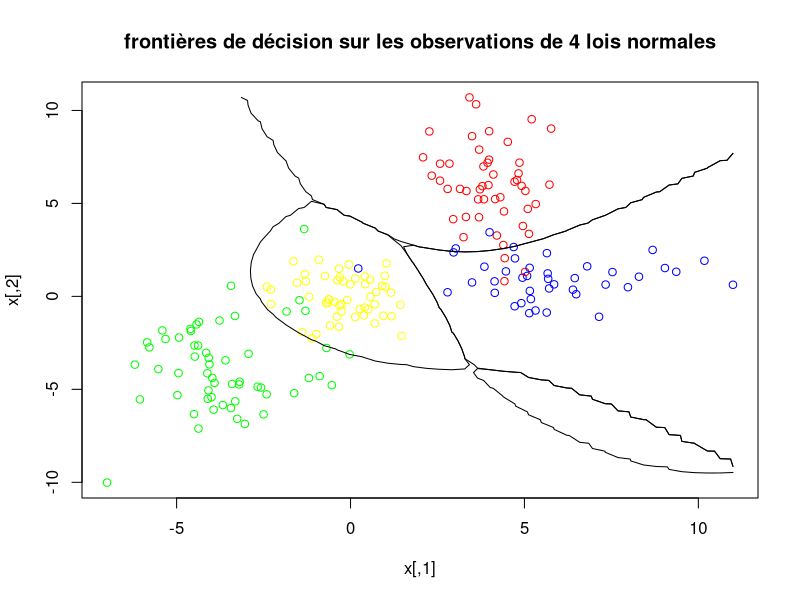
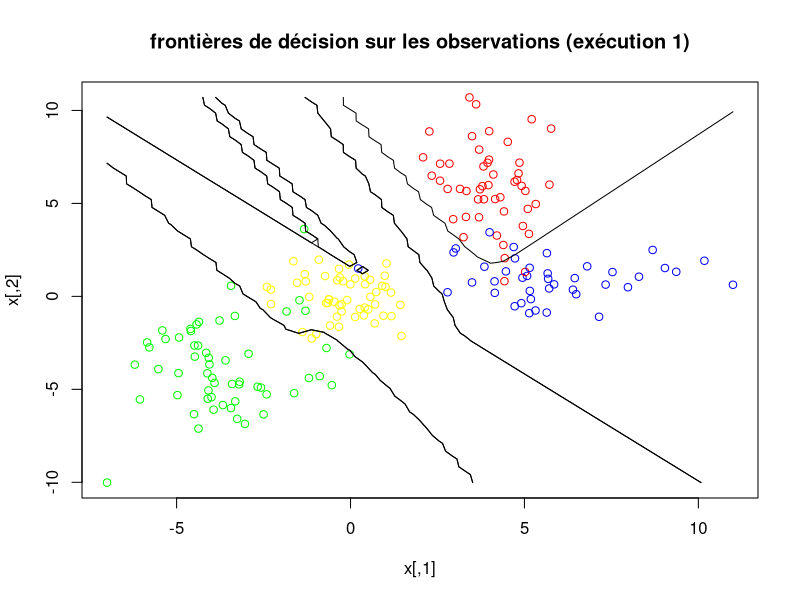
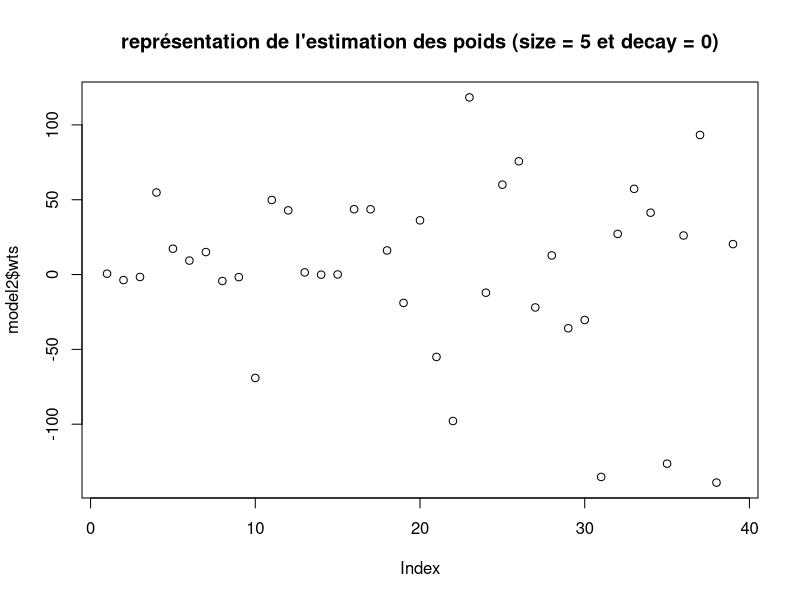
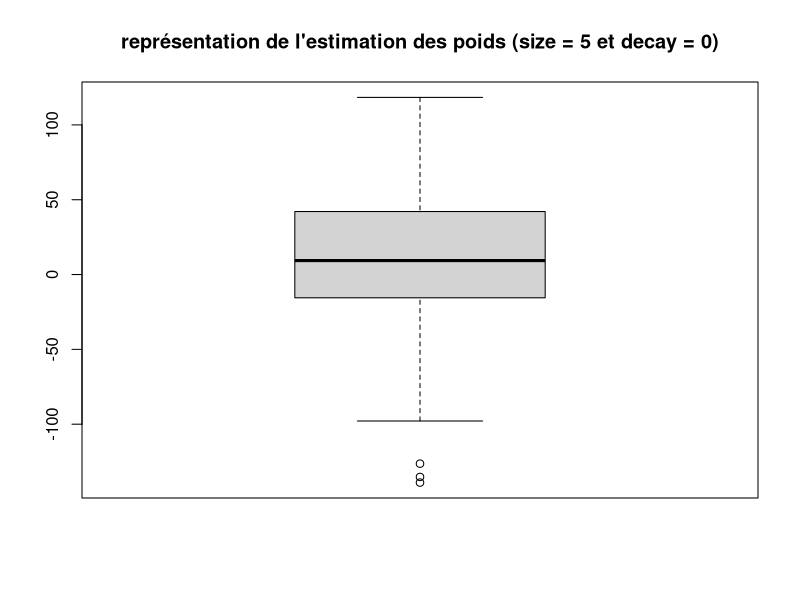
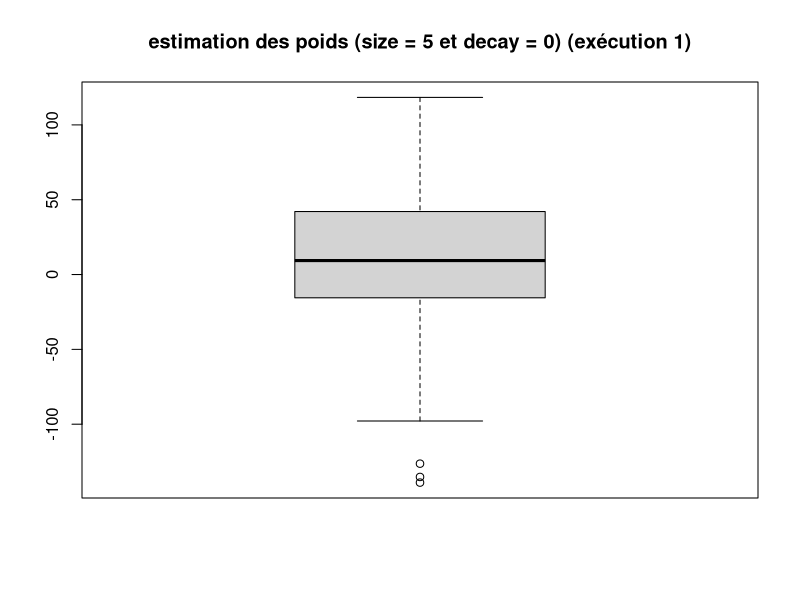
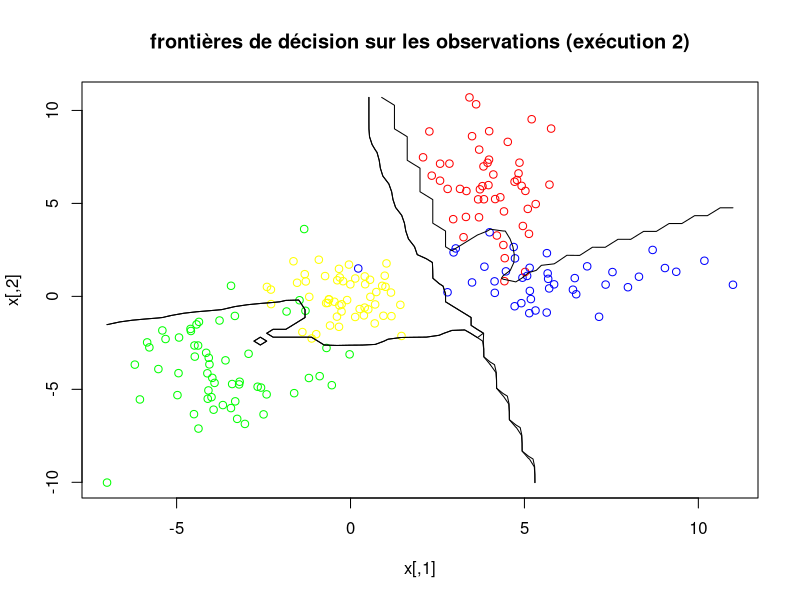
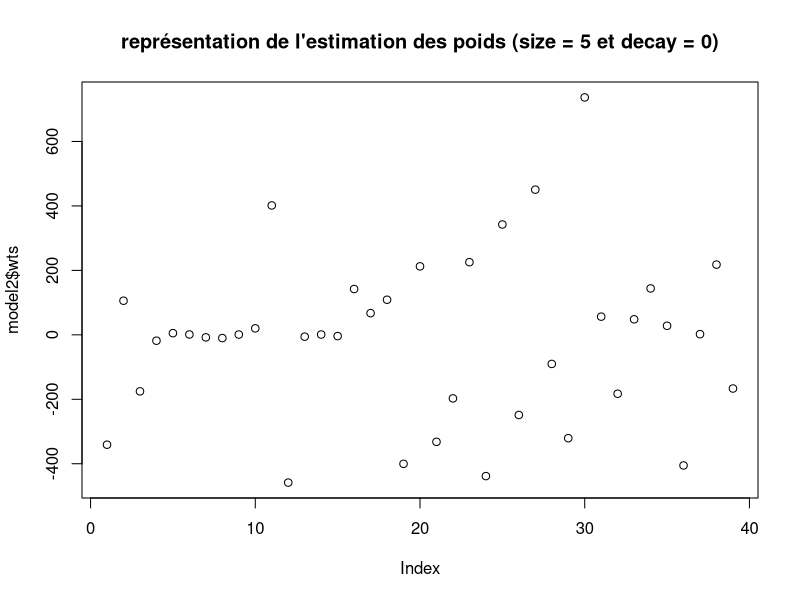
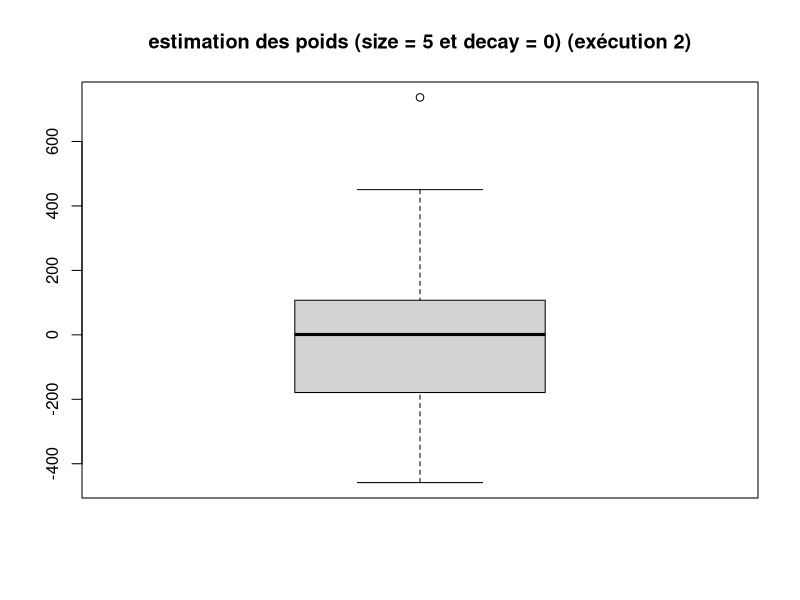

The R script that drew these images, in order: (Note: this script raises an error after producing the figures.)
# UV : SY19 - TP03
# Exercice 2
# Auteurs : Alice Ngwembou - Antoine Hars
# Fichier : exercice2.R

library(MASS)
library(nnet)

set.seed(1)

# QUESTION 1

# 1.
p1 <- 0.25
p2 <-0.25
p3 <- 0.25
p4 <- 0.25
n <- 200

s1 <- c(1, 2)
s2 <- c(2, 1)
s3 <- c(1.5, 2)
s4 <- c(1, 1)

s <- rbind(s1, s2, s3, s4)

m1 <- c(4, 6)
m2 <- c(6, 1)
m3 <- c(-4, -4)
m4 <- c(0, 0)

m <- rbind(m1, m2, m3, m4)

c <- sample(c(1, 2, 3, 4), size = n, prob = c(p1, p2, p3, p4), replace = TRUE)
x <- cbind(rnorm(n, m[c,1], s[c,1]), rnorm(n, m[c,2], s[c,2]))

couleur <- rep("red", n)
couleur[c==2] <- "blue"
couleur[c==3] <- "green"
couleur[c==4] <- "yellow"

png("plots/frontiere_bayes_q1_1.png")
plot(x, col = couleur, main = "frontières de décision sur les observations de 4 lois normales")

# Frontiere de Bayes
len <- 50

xp <- seq(min(x[,1]), max(x[,1]), length = len)
yp <- seq(min(x[,2]), max(x[,2]), length = len)

grille <- expand.grid(z1 = xp, z2 = yp)

Z <- p1 * dnorm(grille[,1], m[1,1], s[1,1]) * dnorm(grille[,2], m[1,2], s[1,2])
Z <- cbind(Z, p2 * dnorm(grille[,1], m[2,1], s[2,1]) * dnorm(grille[,2], m[2,2], s[2,2]))
Z <- cbind(Z, p3 * dnorm(grille[,1], m[3,1], s[3,1]) * dnorm(grille[,2], m[3,2], s[3,2]))
Z <- cbind(Z, p4 * dnorm(grille[,1], m[4,1], s[4,1]) * dnorm(grille[,2], m[4,2], s[4,2]))

zp <- Z[,4] - pmax(Z[,3], Z[,2], Z[,1])
contour(xp, yp, matrix(zp, len), add = TRUE, levels = 0, drawlabels = FALSE)

zp <- Z[,1] - pmax(Z[,2], Z[,3], Z[,4])
contour(xp, yp, matrix(zp, len), add = TRUE, levels = 0, drawlabels = FALSE)

zp <- Z[,2] - pmax(Z[,1], Z[,3], Z[,4])
contour(xp, yp, matrix(zp, len), add = TRUE, levels = 0, drawlabels = FALSE)
dev.off()

# 2.
# Donner la règle de Bayes

# 3.
# Développer la règle de Bayes pour arriver à la solution

##############################################################################

# QUESTION 2
T <- class.ind(couleur)
model1 <- nnet(x, T, size = 1, decay = 0, softmax = TRUE, maxit = 500)

# Valeur des poids
model1$wts

# Proba à postériori d'appartenance aux classes
Z1 <- predict(model1, grille)

#boxplot(model1$wts)


# 1.
model2 <- nnet(x, T, size = 5, decay = 0, softmax = TRUE, maxit = 500)
model2$wts
Z2 <- predict(model2, grille)

png("plots/frontiere_bayes_q2_1.png")
plot(x, col = couleur, main = "frontières de décision sur les observations (exécution 1)")
zp <- Z2[,4] - pmax(Z2[,3], Z2[,2], Z2[,1])
contour(xp, yp, matrix(zp, len), add = TRUE, levels = 0, drawlabels = FALSE)
zp <- Z2[,1] - pmax(Z2[,2], Z2[,3], Z2[,4])
contour(xp, yp, matrix(zp, len), add = TRUE, levels = 0, drawlabels = FALSE)
zp <- Z2[,2] - pmax(Z2[,1], Z2[,3], Z2[,4])
contour(xp, yp, matrix(zp, len), add = TRUE, levels = 0, drawlabels = FALSE)
dev.off()

# 2.
# Dessin de chaque composante du poids.
png("plots/poids_q2_2_1.png")
plot(model2$wts, main = "représentation de l'estimation des poids (size = 5 et decay = 0)")
dev.off()

png("plots/poids_q2_2_2.png")
boxplot(model2$wts, main = "représentation de l'estimation des poids (size = 5 et decay = 0)")
dev.off()

png("plots/poids_q2_2_3.png")
boxplot(model2$wts, main = "estimation des poids (size = 5 et decay = 0) (exécution 1)")
dev.off()

# 3.
# à répéter plusieurs fois.
model2 <- nnet(x, T, size = 5, decay = 0, softmax = TRUE, maxit = 500)
model2 <- nnet(x, T, size = 5, decay = 0, softmax = TRUE, maxit = 500)
model2 <- nnet(x, T, size = 5, decay = 0, softmax = TRUE, maxit = 500)
model2 <- nnet(x, T, size = 5, decay = 0, softmax = TRUE, maxit = 500)
model2$wts
Z2 <- predict(model2, grille)

png("plots/frontiere_bayes_q2_2.png")
plot(x, col = couleur, main = "frontières de décision sur les observations (exécution 2)")
zp <- Z2[,4] - pmax(Z2[,3], Z2[,2], Z2[,1])
contour(xp, yp, matrix(zp, len), add = TRUE, levels = 0, drawlabels = FALSE)
zp <- Z2[,1] - pmax(Z2[,2], Z2[,3], Z2[,4])
contour(xp, yp, matrix(zp, len), add = TRUE, levels = 0, drawlabels = FALSE)
zp <- Z2[,2] - pmax(Z2[,1], Z2[,3], Z2[,4])
contour(xp, yp, matrix(zp, len), add = TRUE, levels = 0, drawlabels = FALSE)
dev.off()

png("plots/poids_q2_3_1.png")
plot(model2$wts, main = "représentation de l'estimation des poids (size = 5 et decay = 0)")
dev.off()

png("plots/poids_q2_3_2.png")
boxplot(model2$wts, main = "estimation des poids (size = 5 et decay = 0) (exécution 2)")
dev.off()

# Nous n'obtenons pas les mêmes résultats à chaque fois pour l'estimation
# des poids et des frontières de décision.

# 4.
# Le générateur de nombre aléatoire de R n'est pas réinitialisé
# donc nous n'obtenons pas les mêmes frontières.

##############################################################################

# QUESTION 3.

# 1.
set.seed(1)
T <- class.ind(couleur)
model1 <- nnet(x, T, size = 1, decay = 0, softmax = TRUE, maxit = 500)
set.seed(1)
model2 <- nnet(x, T, size = 2, decay = 0, softmax = TRUE, maxit = 500)
set.seed(1)
model3 <- nnet(x, T, size = 3, decay = 0, softmax = TRUE, maxit = 500)
set.seed(1)
model4 <- nnet(x, T, size = 4, decay = 0, softmax = TRUE, maxit = 500)
set.seed(1)
model5 <- nnet(x, T, size = 5, decay = 0, softmax = TRUE, maxit = 500)
set.seed(1)
model6 <- nnet(x, T, size = 6, decay = 0, softmax = TRUE, maxit = 500)
set.seed(1)
model7 <- nnet(x, T, size = 7, decay = 0, softmax = TRUE, maxit = 500)
set.seed(1)
model8 <- nnet(x, T, size = 8, decay = 0, softmax = TRUE, maxit = 500)
set.seed(1)
model9 <- nnet(x, T, size = 9, decay = 0, softmax = TRUE, maxit = 500)
set.seed(1)
model10 <- nnet(x, T, size = 10, decay = 0, softmax = TRUE, maxit = 500)

png("plots/poids_q3_1.png")
boxplot(model1$wts, model2$wts, model3$wts, model4$wts, model5$wts, model6$wts, model7$wts, model8$wts, model9$wts, model10$wts, main = "Evolution du poids en fonction de size")
dev.off()

#plot(model1$wts, ylim = c(-5, 5), col = "blue")
#plot(model2$wts, ylim = c(-5, 5), col = "red")
#plot(model3$wts, ylim = c(-5, 5), col = "cyan")
#plot(model4$wts, ylim = c(-5, 5), col = "black")
#plot(model5$wts, ylim = c(-5, 5), col = "green")
#plot(model6$wts, ylim = c(-5, 5), col = "orange")
#plot(model7$wts, ylim = c(-5, 5), col = "yellow")
#plot(model8$wts, ylim = c(-5, 5), col = "pink")
#plot(model9$wts, ylim = c(-5, 5), col = "maroon")
#plot(model10$wts, ylim = c(-5, 5), col = "violet")

# Commenter le nombre de poids à estimer..

# 2.
Z1 <- predict(model1, grille)
Z2 <- predict(model2, grille)
Z3 <- predict(model3, grille)
Z4 <- predict(model4, grille)
Z5 <- predict(model5, grille)
Z6 <- predict(model6, grille)
Z7 <- predict(model7, grille)
Z8 <- predict(model8, grille)
Z9 <- predict(model9, grille)
Z10 <- predict(model10, grille)

png("plots/frontiere_bayes_q3_2_1.png")
plot(x, col = couleur, main = "frontières de décision sur les observations (size = 1) (1)")
zp <- Z1[,4] - pmax(Z1[,3], Z1[,2], Z1[,1])
contour(xp, yp, matrix(zp, len), add = TRUE, levels = 0, drawlabels = FALSE)
zp <- Z1[,1] - pmax(Z1[,2], Z1[,3], Z1[,4])
contour(xp, yp, matrix(zp, len), add = TRUE, levels = 0, drawlabels = FALSE)
zp <- Z1[,2] - pmax(Z1[,1], Z1[,3], Z1[,4])
contour(xp, yp, matrix(zp, len), add = TRUE, levels = 0, drawlabels = FALSE)
dev.off()

png("plots/frontiere_bayes_q3_2_2.png")
plot(x, col = couleur, main = "frontières de décision sur les observations (size = 2) (1)")
zp <- Z2[,4] - pmax(Z2[,3], Z2[,2], Z2[,1])
contour(xp, yp, matrix(zp, len), add = TRUE, levels = 0, drawlabels = FALSE)
zp <- Z2[,1] - pmax(Z2[,2], Z2[,3], Z2[,4])
contour(xp, yp, matrix(zp, len), add = TRUE, levels = 0, drawlabels = FALSE)
zp <- Z2[,2] - pmax(Z2[,1], Z2[,3], Z2[,4])
contour(xp, yp, matrix(zp, len), add = TRUE, levels = 0, drawlabels = FALSE)
dev.off()

png("plots/frontiere_bayes_q3_2_3.png")
plot(x, col = couleur, main = "frontières de décision sur les observations (size = 3) (1)")
zp <- Z3[,4] - pmax(Z3[,3], Z3[,2], Z3[,1])
contour(xp, yp, matrix(zp, len), add = TRUE, levels = 0, drawlabels = FALSE)
zp <- Z3[,1] - pmax(Z3[,2], Z3[,3], Z3[,4])
contour(xp, yp, matrix(zp, len), add = TRUE, levels = 0, drawlabels = FALSE)
zp <- Z3[,2] - pmax(Z3[,1], Z3[,3], Z3[,4])
contour(xp, yp, matrix(zp, len), add = TRUE, levels = 0, drawlabels = FALSE)
dev.off()

png("plots/frontiere_bayes_q3_2_4.png")
plot(x, col = couleur, main = "frontières de décision sur les observations (size = 4) (1)")
zp <- Z4[,4] - pmax(Z4[,3], Z4[,2], Z4[,1])
contour(xp, yp, matrix(zp, len), add = TRUE, levels = 0, drawlabels = FALSE)
zp <- Z4[,1] - pmax(Z4[,2], Z4[,3], Z4[,4])
contour(xp, yp, matrix(zp, len), add = TRUE, levels = 0, drawlabels = FALSE)
zp <- Z4[,2] - pmax(Z4[,1], Z4[,3], Z4[,4])
contour(xp, yp, matrix(zp, len), add = TRUE, levels = 0, drawlabels = FALSE)
dev.off()

png("plots/frontiere_bayes_q3_2_5.png")
plot(x, col = couleur, main = "frontières de décision sur les observations (size = 5) (1)")
zp <- Z5[,4] - pmax(Z5[,3], Z5[,2], Z5[,1])
contour(xp, yp, matrix(zp, len), add = TRUE, levels = 0, drawlabels = FALSE)
zp <- Z5[,1] - pmax(Z5[,2], Z5[,3], Z5[,4])
contour(xp, yp, matrix(zp, len), add = TRUE, levels = 0, drawlabels = FALSE)
zp <- Z5[,2] - pmax(Z5[,1], Z5[,3], Z5[,4])
contour(xp, yp, matrix(zp, len), add = TRUE, levels = 0, drawlabels = FALSE)
dev.off()

png("plots/frontiere_bayes_q3_2_6.png")
plot(x, col = couleur, main = "frontières de décision sur les observations (size = 6) (1)")
zp <- Z6[,4] - pmax(Z6[,3], Z6[,2], Z6[,1])
contour(xp, yp, matrix(zp, len), add = TRUE, levels = 0, drawlabels = FALSE)
zp <- Z6[,1] - pmax(Z6[,2], Z6[,3], Z6[,4])
contour(xp, yp, matrix(zp, len), add = TRUE, levels = 0, drawlabels = FALSE)
zp <- Z6[,2] - pmax(Z6[,1], Z6[,3], Z6[,4])
contour(xp, yp, matrix(zp, len), add = TRUE, levels = 0, drawlabels = FALSE)
dev.off()

png("plots/frontiere_bayes_q3_2_7.png")
plot(x, col = couleur, main = "frontières de décision sur les observations (size = 7) (1)")
zp <- Z7[,4] - pmax(Z7[,3], Z7[,2], Z7[,1])
contour(xp, yp, matrix(zp, len), add = TRUE, levels = 0, drawlabels = FALSE)
zp <- Z7[,1] - pmax(Z7[,2], Z7[,3], Z7[,4])
contour(xp, yp, matrix(zp, len), add = TRUE, levels = 0, drawlabels = FALSE)
zp <- Z7[,2] - pmax(Z7[,1], Z7[,3], Z7[,4])
contour(xp, yp, matrix(zp, len), add = TRUE, levels = 0, drawlabels = FALSE)
dev.off()

png("plots/frontiere_bayes_q3_2_8.png")
plot(x, col = couleur, main = "frontières de décision sur les observations (size = 8) (1)")
zp <- Z8[,4] - pmax(Z8[,3], Z8[,2], Z8[,1])
contour(xp, yp, matrix(zp, len), add = TRUE, levels = 0, drawlabels = FALSE)
zp <- Z8[,1] - pmax(Z8[,2], Z8[,3], Z8[,4])
contour(xp, yp, matrix(zp, len), add = TRUE, levels = 0, drawlabels = FALSE)
zp <- Z8[,2] - pmax(Z8[,1], Z8[,3], Z8[,4])
contour(xp, yp, matrix(zp, len), add = TRUE, levels = 0, drawlabels = FALSE)
dev.off()

png("plots/frontiere_bayes_q3_2_9.png")
plot(x, col = couleur, main = "frontières de décision sur les observations (size = 9) (1)")
zp <- Z9[,4] - pmax(Z9[,3], Z9[,2], Z9[,1])
contour(xp, yp, matrix(zp, len), add = TRUE, levels = 0, drawlabels = FALSE)
zp <- Z9[,1] - pmax(Z9[,2], Z9[,3], Z9[,4])
contour(xp, yp, matrix(zp, len), add = TRUE, levels = 0, drawlabels = FALSE)
zp <- Z9[,2] - pmax(Z9[,1], Z9[,3], Z9[,4])
contour(xp, yp, matrix(zp, len), add = TRUE, levels = 0, drawlabels = FALSE)
dev.off()

png("plots/frontiere_bayes_q3_2_10.png")
plot(x, col = couleur, main = "frontières de décision sur les observations (size = 10) (1)")
zp <- Z10[,4] - pmax(Z10[,3], Z10[,2], Z10[,1])
contour(xp, yp, matrix(zp, len), add = TRUE, levels = 0, drawlabels = FALSE)
zp <- Z10[,1] - pmax(Z10[,2], Z10[,3], Z10[,4])
contour(xp, yp, matrix(zp, len), add = TRUE, levels = 0, drawlabels = FALSE)
zp <- Z10[,2] - pmax(Z10[,1], Z10[,3], Z10[,4])
contour(xp, yp, matrix(zp, len), add = TRUE, levels = 0, drawlabels = FALSE)
dev.off()

# Calcul de la probabilité d'erreur
pred1 <- predict(model1, x)
pred2 <- predict(model2, x)
pred3 <- predict(model3, x)
pred4 <- predict(model4, x)
pred5 <- predict(model5, x)
pred6 <- predict(model6, x)
pred7 <- predict(model7, x)
pred8 <- predict(model8, x)
pred9 <- predict(model9, x)
pred10 <- predict(model10, x)

classes_predict <- function(pred) {

	n = dim(pred)[1]
	m = dim(pred)[2]
	for (i in 1:n) {
		mm = max(pred[i,])
		for (j in 1:m) {
			if (pred[i,j] == mm) {
				pred[i,j] = 1
			} else {
				pred[i,j] = 0
			}
		}
	}
	return(pred)
}

cp1 = classes_predict(pred1)
cp2 = classes_predict(pred2)
cp3 = classes_predict(pred3)
cp4 = classes_predict(pred4)
cp5 = classes_predict(pred5)
cp6 = classes_predict(pred6)
cp7 = classes_predict(pred7)
cp8 = classes_predict(pred8)
cp9 = classes_predict(pred9)
cp10 = classes_predict(pred10)

proba_erreur_emp <- function(T, CP) {

	proba = 0
	n = dim(T)[1]
	m = dim(T)[2]
	for (i in 1:n) {
		CP[i,] = T[i,] - CP[i,]
		comp = 0
		for (j in 1:m) {
			if (CP[i,j] == 0) {
				comp = comp + 1
			}
		}
		if (comp != m) {
			proba = proba + 1
		}
	}
	return(proba / n)
}

proba1 = proba_erreur_emp(T, cp1)
proba2 = proba_erreur_emp(T, cp2)
proba3 = proba_erreur_emp(T, cp3)
proba4 = proba_erreur_emp(T, cp4)
proba5 = proba_erreur_emp(T, cp5)
proba6 = proba_erreur_emp(T, cp6)
proba7 = proba_erreur_emp(T, cp7)
proba8 = proba_erreur_emp(T, cp8)
proba9 = proba_erreur_emp(T, cp9)
proba10 = proba_erreur_emp(T, cp10)

probas = c(proba1, proba2, proba3, proba4, proba5, proba6, proba7, proba8, proba9, proba10)
png("plots/probas_erreur_q3_1.png")
plot(probas, main = "Evolution des probabilité d'erreur en fonction de size", col = "red")
dev.off()

# 3.
set.seed(1)
T <- class.ind(couleur)
model1 <- nnet(x, T, size = 1, decay = 0, softmax = TRUE, maxit = 500)
set.seed(1)
model2 <- nnet(x, T, size = 2, decay = 0, softmax = TRUE, maxit = 500)
set.seed(1)
model3 <- nnet(x, T, size = 3, decay = 0, softmax = TRUE, maxit = 500)
set.seed(1)
model4 <- nnet(x, T, size = 4, decay = 0, softmax = TRUE, maxit = 500)
set.seed(1)
model5 <- nnet(x, T, size = 5, decay = 0, softmax = TRUE, maxit = 500)
set.seed(1)
model6 <- nnet(x, T, size = 6, decay = 0, softmax = TRUE, maxit = 500)
set.seed(1)
model7 <- nnet(x, T, size = 7, decay = 0, softmax = TRUE, maxit = 500)
set.seed(1)
model8 <- nnet(x, T, size = 8, decay = 0, softmax = TRUE, maxit = 500)
set.seed(1)
model9 <- nnet(x, T, size = 9, decay = 0, softmax = TRUE, maxit = 500)
set.seed(1)
model10 <- nnet(x, T, size = 10, decay = 0, softmax = TRUE, maxit = 500)

png("plots/poids_q3_3.png")
boxplot(model1$wts, model2$wts, model3$wts, model4$wts, model5$wts, model6$wts, model7$wts, model8$wts, model9$wts, model10$wts, main = "Evolution du poids en fonction de size")
dev.off()

Z1 <- predict(model1, grille)
Z2 <- predict(model2, grille)
Z3 <- predict(model3, grille)
Z4 <- predict(model4, grille)
Z5 <- predict(model5, grille)
Z6 <- predict(model6, grille)
Z7 <- predict(model7, grille)
Z8 <- predict(model8, grille)
Z9 <- predict(model9, grille)
Z10 <- predict(model10, grille)

png("plots/frontiere_bayes_q3_3_1.png")
plot(x, col = couleur, main = "frontières de décision sur les observations (size = 1) (2)")
zp <- Z1[,4] - pmax(Z1[,3], Z1[,2], Z1[,1])
contour(xp, yp, matrix(zp, len), add = TRUE, levels = 0, drawlabels = FALSE)
zp <- Z1[,1] - pmax(Z1[,2], Z1[,3], Z1[,4])
contour(xp, yp, matrix(zp, len), add = TRUE, levels = 0, drawlabels = FALSE)
zp <- Z1[,2] - pmax(Z1[,1], Z1[,3], Z1[,4])
contour(xp, yp, matrix(zp, len), add = TRUE, levels = 0, drawlabels = FALSE)
dev.off()

png("plots/frontiere_bayes_q3_3_2.png")
plot(x, col = couleur, main = "frontières de décision sur les observations (size = 2) (2)")
zp <- Z2[,4] - pmax(Z2[,3], Z2[,2], Z2[,1])
contour(xp, yp, matrix(zp, len), add = TRUE, levels = 0, drawlabels = FALSE)
zp <- Z2[,1] - pmax(Z2[,2], Z2[,3], Z2[,4])
contour(xp, yp, matrix(zp, len), add = TRUE, levels = 0, drawlabels = FALSE)
zp <- Z2[,2] - pmax(Z2[,1], Z2[,3], Z2[,4])
contour(xp, yp, matrix(zp, len), add = TRUE, levels = 0, drawlabels = FALSE)
dev.off()

png("plots/frontiere_bayes_q3_3_3.png")
plot(x, col = couleur, main = "frontières de décision sur les observations (size = 3) (2)")
zp <- Z3[,4] - pmax(Z3[,3], Z3[,2], Z3[,1])
contour(xp, yp, matrix(zp, len), add = TRUE, levels = 0, drawlabels = FALSE)
zp <- Z3[,1] - pmax(Z3[,2], Z3[,3], Z3[,4])
contour(xp, yp, matrix(zp, len), add = TRUE, levels = 0, drawlabels = FALSE)
zp <- Z3[,2] - pmax(Z3[,1], Z3[,3], Z3[,4])
contour(xp, yp, matrix(zp, len), add = TRUE, levels = 0, drawlabels = FALSE)
dev.off()

png("plots/frontiere_bayes_q3_3_4.png")
plot(x, col = couleur, main = "frontières de décision sur les observations (size = 4) (2)")
zp <- Z4[,4] - pmax(Z4[,3], Z4[,2], Z4[,1])
contour(xp, yp, matrix(zp, len), add = TRUE, levels = 0, drawlabels = FALSE)
zp <- Z4[,1] - pmax(Z4[,2], Z4[,3], Z4[,4])
contour(xp, yp, matrix(zp, len), add = TRUE, levels = 0, drawlabels = FALSE)
zp <- Z4[,2] - pmax(Z4[,1], Z4[,3], Z4[,4])
contour(xp, yp, matrix(zp, len), add = TRUE, levels = 0, drawlabels = FALSE)
dev.off()

png("plots/frontiere_bayes_q3_3_5.png")
plot(x, col = couleur, main = "frontières de décision sur les observations (size = 5) (2)")
zp <- Z5[,4] - pmax(Z5[,3], Z5[,2], Z5[,1])
contour(xp, yp, matrix(zp, len), add = TRUE, levels = 0, drawlabels = FALSE)
zp <- Z5[,1] - pmax(Z5[,2], Z5[,3], Z5[,4])
contour(xp, yp, matrix(zp, len), add = TRUE, levels = 0, drawlabels = FALSE)
zp <- Z5[,2] - pmax(Z5[,1], Z5[,3], Z5[,4])
contour(xp, yp, matrix(zp, len), add = TRUE, levels = 0, drawlabels = FALSE)
dev.off()

png("plots/frontiere_bayes_q3_3_6.png")
plot(x, col = couleur, main = "frontières de décision sur les observations (size = 6) (2)")
zp <- Z6[,4] - pmax(Z6[,3], Z6[,2], Z6[,1])
contour(xp, yp, matrix(zp, len), add = TRUE, levels = 0, drawlabels = FALSE)
zp <- Z6[,1] - pmax(Z6[,2], Z6[,3], Z6[,4])
contour(xp, yp, matrix(zp, len), add = TRUE, levels = 0, drawlabels = FALSE)
zp <- Z6[,2] - pmax(Z6[,1], Z6[,3], Z6[,4])
contour(xp, yp, matrix(zp, len), add = TRUE, levels = 0, drawlabels = FALSE)
dev.off()

png("plots/frontiere_bayes_q3_3_7.png")
plot(x, col = couleur, main = "frontières de décision sur les observations (size = 7) (2)")
zp <- Z7[,4] - pmax(Z7[,3], Z7[,2], Z7[,1])
contour(xp, yp, matrix(zp, len), add = TRUE, levels = 0, drawlabels = FALSE)
zp <- Z7[,1] - pmax(Z7[,2], Z7[,3], Z7[,4])
contour(xp, yp, matrix(zp, len), add = TRUE, levels = 0, drawlabels = FALSE)
zp <- Z7[,2] - pmax(Z7[,1], Z7[,3], Z7[,4])
contour(xp, yp, matrix(zp, len), add = TRUE, levels = 0, drawlabels = FALSE)
dev.off()

png("plots/frontiere_bayes_q3_3_8.png")
plot(x, col = couleur, main = "frontières de décision sur les observations (size = 8) (2)")
zp <- Z8[,4] - pmax(Z8[,3], Z8[,2], Z8[,1])
contour(xp, yp, matrix(zp, len), add = TRUE, levels = 0, drawlabels = FALSE)
zp <- Z8[,1] - pmax(Z8[,2], Z8[,3], Z8[,4])
contour(xp, yp, matrix(zp, len), add = TRUE, levels = 0, drawlabels = FALSE)
zp <- Z8[,2] - pmax(Z8[,1], Z8[,3], Z8[,4])
contour(xp, yp, matrix(zp, len), add = TRUE, levels = 0, drawlabels = FALSE)
dev.off()

png("plots/frontiere_bayes_q3_3_9.png")
plot(x, col = couleur, main = "frontières de décision sur les observations (size = 9) (2)")
zp <- Z9[,4] - pmax(Z9[,3], Z9[,2], Z9[,1])
contour(xp, yp, matrix(zp, len), add = TRUE, levels = 0, drawlabels = FALSE)
zp <- Z9[,1] - pmax(Z9[,2], Z9[,3], Z9[,4])
contour(xp, yp, matrix(zp, len), add = TRUE, levels = 0, drawlabels = FALSE)
zp <- Z9[,2] - pmax(Z9[,1], Z9[,3], Z9[,4])
contour(xp, yp, matrix(zp, len), add = TRUE, levels = 0, drawlabels = FALSE)
dev.off()

png("plots/frontiere_bayes_q3_3_10.png")
plot(x, col = couleur, main = "frontières de décision sur les observations (size = 10) (2)")
zp <- Z10[,4] - pmax(Z10[,3], Z10[,2], Z10[,1])
contour(xp, yp, matrix(zp, len), add = TRUE, levels = 0, drawlabels = FALSE)
zp <- Z10[,1] - pmax(Z10[,2], Z10[,3], Z10[,4])
contour(xp, yp, matrix(zp, len), add = TRUE, levels = 0, drawlabels = FALSE)
zp <- Z10[,2] - pmax(Z10[,1], Z10[,3], Z10[,4])
contour(xp, yp, matrix(zp, len), add = TRUE, levels = 0, drawlabels = FALSE)
dev.off()

# 4.
# Commentaires sur la variabilité des modèles en fonction de size.
# Graphe Pe en fonction de Size

# Calcul de la probabilité d'erreur
pred1 <- predict(model1, x)
pred2 <- predict(model2, x)
pred3 <- predict(model3, x)
pred4 <- predict(model4, x)
pred5 <- predict(model5, x)
pred6 <- predict(model6, x)
pred7 <- predict(model7, x)
pred8 <- predict(model8, x)
pred9 <- predict(model9, x)
pred10 <- predict(model10, x)

cp1 = classes_predict(pred1)
cp2 = classes_predict(pred2)
cp3 = classes_predict(pred3)
cp4 = classes_predict(pred4)
cp5 = classes_predict(pred5)
cp6 = classes_predict(pred6)
cp7 = classes_predict(pred7)
cp8 = classes_predict(pred8)
cp9 = classes_predict(pred9)
cp10 = classes_predict(pred10)

proba1 = proba_erreur_emp(T, cp1)
proba2 = proba_erreur_emp(T, cp2)
proba3 = proba_erreur_emp(T, cp3)
proba4 = proba_erreur_emp(T, cp4)
proba5 = proba_erreur_emp(T, cp5)
proba6 = proba_erreur_emp(T, cp6)
proba7 = proba_erreur_emp(T, cp7)
proba8 = proba_erreur_emp(T, cp8)
proba9 = proba_erreur_emp(T, cp9)
proba10 = proba_erreur_emp(T, cp10)

probas = c(proba1, proba2, proba3, proba4, proba5, proba6, proba7, proba8, proba9, proba10)
png("plots/probas_erreur_q3_3.png")
plot(probas, main = "Evolution des probabilité d'erreur en fonction de size", col = "red")
dev.off()

##############################################################################

# QUESTION 4.
set.seed(1)
T <- class.ind(couleur)
model1 <- nnet(x, T, size = 5, decay = 0.001, softmax = TRUE, maxit = 500)
set.seed(1)
T <- class.ind(couleur)
model2 <- nnet(x, T, size = 5, decay = 0.01, softmax = TRUE, maxit = 500)
set.seed(1)
T <- class.ind(couleur)
model3 <- nnet(x, T, size = 5, decay = 0.1, softmax = TRUE, maxit = 500)
set.seed(1)
T <- class.ind(couleur)
model4 <- nnet(x, T, size = 5, decay = 1, softmax = TRUE, maxit = 500)
set.seed(1)
T <- class.ind(couleur)
model5 <- nnet(x, T, size = 5, decay = 10, softmax = TRUE, maxit = 500)
set.seed(1)
T <- class.ind(couleur)
model6 <- nnet(x, T, size = 5, decay = 100, softmax = TRUE, maxit = 500)

Z1 <- predict(model1, grille)
Z2 <- predict(model2, grille)
Z3 <- predict(model3, grille)
Z4 <- predict(model4, grille)
Z5 <- predict(model5, grille)
Z6 <- predict(model6, grille)

png("plots/frontiere_bayes_q4_1.png")
plot(x, col = couleur, main = "frontières de décision sur les observations (decay = 0.001)")
zp <- Z1[,4] - pmax(Z1[,3], Z1[,2], Z1[,1])
contour(xp, yp, matrix(zp, len), add = TRUE, levels = 0, drawlabels = FALSE)
zp <- Z1[,1] - pmax(Z1[,2], Z1[,3], Z1[,4])
contour(xp, yp, matrix(zp, len), add = TRUE, levels = 0, drawlabels = FALSE)
zp <- Z1[,2] - pmax(Z1[,1], Z1[,3], Z1[,4])
contour(xp, yp, matrix(zp, len), add = TRUE, levels = 0, drawlabels = FALSE)
dev.off()

png("plots/frontiere_bayes_q4_2.png")
plot(x, col = couleur, main = "frontières de décision sur les observations (decay = 0.01)")
zp <- Z2[,4] - pmax(Z2[,3], Z2[,2], Z2[,1])
contour(xp, yp, matrix(zp, len), add = TRUE, levels = 0, drawlabels = FALSE)
zp <- Z2[,1] - pmax(Z2[,2], Z2[,3], Z2[,4])
contour(xp, yp, matrix(zp, len), add = TRUE, levels = 0, drawlabels = FALSE)
zp <- Z2[,2] - pmax(Z2[,1], Z2[,3], Z2[,4])
contour(xp, yp, matrix(zp, len), add = TRUE, levels = 0, drawlabels = FALSE)
dev.off()

png("plots/frontiere_bayes_q4_3.png")
plot(x, col = couleur, main = "frontières de décision sur les observations (decay = 0.1)")
zp <- Z3[,4] - pmax(Z3[,3], Z3[,2], Z3[,1])
contour(xp, yp, matrix(zp, len), add = TRUE, levels = 0, drawlabels = FALSE)
zp <- Z3[,1] - pmax(Z3[,2], Z3[,3], Z3[,4])
contour(xp, yp, matrix(zp, len), add = TRUE, levels = 0, drawlabels = FALSE)
zp <- Z3[,2] - pmax(Z3[,1], Z3[,3], Z3[,4])
contour(xp, yp, matrix(zp, len), add = TRUE, levels = 0, drawlabels = FALSE)
dev.off()

png("plots/frontiere_bayes_q4_4.png")
plot(x, col = couleur, main = "frontières de décision sur les observations (decay = 1)")
zp <- Z4[,4] - pmax(Z4[,3], Z4[,2], Z4[,1])
contour(xp, yp, matrix(zp, len), add = TRUE, levels = 0, drawlabels = FALSE)
zp <- Z4[,1] - pmax(Z4[,2], Z4[,3], Z4[,4])
contour(xp, yp, matrix(zp, len), add = TRUE, levels = 0, drawlabels = FALSE)
zp <- Z4[,2] - pmax(Z4[,1], Z4[,3], Z4[,4])
contour(xp, yp, matrix(zp, len), add = TRUE, levels = 0, drawlabels = FALSE)
dev.off()

png("plots/frontiere_bayes_q4_5.png")
plot(x, col = couleur, main = "frontières de décision sur les observations (decay = 10)")
zp <- Z5[,4] - pmax(Z5[,3], Z5[,2], Z5[,1])
contour(xp, yp, matrix(zp, len), add = TRUE, levels = 0, drawlabels = FALSE)
zp <- Z5[,1] - pmax(Z5[,2], Z5[,3], Z5[,4])
contour(xp, yp, matrix(zp, len), add = TRUE, levels = 0, drawlabels = FALSE)
zp <- Z5[,2] - pmax(Z5[,1], Z5[,3], Z5[,4])
contour(xp, yp, matrix(zp, len), add = TRUE, levels = 0, drawlabels = FALSE)
dev.off()

png("plots/frontiere_bayes_q4_6.png")
plot(x, col = couleur, main = "frontières de décision sur les observations (decay = 100)")
zp <- Z6[,4] - pmax(Z6[,3], Z6[,2], Z6[,1])
contour(xp, yp, matrix(zp, len), add = TRUE, levels = 0, drawlabels = FALSE)
zp <- Z6[,1] - pmax(Z6[,2], Z6[,3], Z6[,4])
contour(xp, yp, matrix(zp, len), add = TRUE, levels = 0, drawlabels = FALSE)
zp <- Z6[,2] - pmax(Z6[,1], Z6[,3], Z6[,4])
contour(xp, yp, matrix(zp, len), add = TRUE, levels = 0, drawlabels = FALSE)
dev.off()

# decay : paramètre de pénalisation / régularisation, qui influence la précision du modèle.
# Plus il est petit, plus le modèle proposé est complexe, plus il est grand, moins il est complexe et généraliste.

# 2.
png("plots/poids_q4_2.png")
boxplot(model1$wts, model2$wts, model3$wts, model4$wts, model5$wts, model6$wts, main = "Evolution du poids en fonction de decay")
dev.off()
#plot(model1$wts, ylim = c(-5, 5))
#plot(model2$wts, ylim = c(-5, 5))
#plot(model3$wts, ylim = c(-5, 5))
#plot(model4$wts, ylim = c(-5, 5))
#plot(model5$wts, ylim = c(-5, 5))
#plot(model6$wts, ylim = c(-5, 5))

# 3.
# Calcul de la probabilité d'erreur
pred1 <- predict(model1, x)
pred2 <- predict(model2, x)
pred3 <- predict(model3, x)
pred4 <- predict(model4, x)
pred5 <- predict(model5, x)
pred6 <- predict(model6, x)

cp1 = classes_predict(pred1)
cp2 = classes_predict(pred2)
cp3 = classes_predict(pred3)
cp4 = classes_predict(pred4)
cp5 = classes_predict(pred5)
cp6 = classes_predict(pred6)

proba1 = proba_erreur_emp(T, cp1)
proba2 = proba_erreur_emp(T, cp2)
proba3 = proba_erreur_emp(T, cp3)
proba4 = proba_erreur_emp(T, cp4)
proba5 = proba_erreur_emp(T, cp5)
proba6 = proba_erreur_emp(T, cp6)

probas = c(proba1, proba2, proba3, proba4, proba5, proba6)

png("plots/probas_erreur_q4_3.png")
plot(probas, main = "Evolution des probabilité d'erreur en fonction de decay", col = "red")
dev.off()

# La valeur optimale est 4 d'après le schéma.

##############################################################################

# Séparation selon le sexe
n <- 200
x_sexe <- log(cbind(crabs$FL, crabs$RW))
T_sexe <- class.ind(crabs$sex)
couleur1 <- rep("pink", n)
couleur1[crabs$sex=="M"] <- "cyan"

plot(x_sexe, col = couleur1)

# Séparation selon la couleur
x_color <- log(cbind(crabs$FL, crabs$RW))
T_color <- class.ind(crabs$sp)
couleur2 <- rep("orange", n)
couleur2[crabs$sp == "O"] <- "blue"

plot(x_color, col = couleur2)

# QUESTION 5

# 1.
p = 5

# À CHECKER POUR LA CLASSE 5
simul <- function (x, t, n, p) {

        data = matrix(nrow = n, ncol = 3)
        classe = matrix(nrow = n, ncol = 2)
        i = 1
        m = n / p
		
        for (ki in 1:p) {
        
        	for (j in 1:m) {

				d = dim(x)[1]
				if (is.null(d)) {
					d = 1
					rand = 1
					data[i,c(1,2)] = x
					classe[i, c(1,2)] = t
				} else {
					rand = sample(1:d, 1)
					data[i,1] = x[rand,1]
					data[i,2] = x[rand,2]
					x = x[-rand,]
					
					classe[i,1] = t[rand,1]
					classe[i,2] = t[rand,2]
					t = t[-rand,]
				}
				data[i,3] = ki
				i = i + 1
			}
        }
        result = new.env()
        result$data <- data
        result$classe <- classe
        
        return (result)
}

t_sexe = simul(x_sexe, T_sexe, n, p)
couleur3 <- rep("pink", n)
couleur3[t_sexe$classe[,1] == "0"] <- "cyan"

t_color = simul(x_color, T_color, n, p)
couleur4 <- rep("orange", n)
couleur4[t_color$classe[,1] == "0"] <- "blue"

plot(t_sexe$data, col = couleur3)
plot(t_color$data, col = couleur4)

# Estimation sur la probabilité d'erreur sur le SEXE
set.seed(1)
model1 <- nnet(t_sexe$data[-1:-40,1:2], t_sexe$classe[-1:-40,], size = 6, decay = 0.001, softmax = TRUE, maxit = 500)
pred1 <- predict(model1, t_sexe$data[1:40,1:2])
cp1 = classes_predict(pred1)
proba1 = proba_erreur_emp(t_sexe$classe[1:40], cp1)

set.seed(1)
model2 <- nnet(t_sexe$data[-41:-80,1:2], t_sexe$classe[-41:-80,], size = 6, decay = 0.001, softmax = TRUE, maxit = 500)
pred2 <- predict(model2, t_sexe$data[41:80,1:2])
cp2 = classes_predict(pred2)
proba2 = proba_erreur_emp(t_sexe$classe[41:80], cp2)

set.seed(1)
model3 <- nnet(t_sexe$data[-81:-120,1:2], t_sexe$classe[-81:-120,], size = 6, decay = 0.001, softmax = TRUE, maxit = 500)
pred3 <- predict(model3, t_sexe$data[81:120,1:2])
cp3 = classes_predict(pred3)
proba3 = proba_erreur_emp(t_sexe$classe[81:120], cp3)

set.seed(1)
model4 <- nnet(t_sexe$data[-121:-160,1:2], t_sexe$classe[-121:-160,], size = 6, decay = 0.001, softmax = TRUE, maxit = 500)
pred4 <- predict(model4, t_sexe$data[121:160,1:2])
cp4 = classes_predict(pred4)
proba4 = proba_erreur_emp(t_sexe$classe[121:160], cp4)

set.seed(1)
model5 <- nnet(t_sexe$data[-161:-200,1:2], t_sexe$classe[-161:-200,], size = 6, decay = 0.001, softmax = TRUE, maxit = 500)
pred5 <- predict(model5, t_sexe$data[161:200,1:2])
cp5 = classes_predict(pred5)
proba5 = proba_erreur_emp(t_sexe$classe[161:200], cp5)

probas_sexe = c(proba1, proba2, proba3, proba4, proba5)
pe = mean(probas_sexe)
plot(probas_sexe)

# 2.
xp <- seq(min(t_sexe$data[,1]), max(t_sexe$data[,1]), length = len)
yp <- seq(min(t_sexe$data[,2]), max(t_sexe$data[,2]), length = len)

grille <- expand.grid(z1 = xp, z2 = yp)

Z1 <- predict(model1, grille)
Z2 <- predict(model2, grille)
Z3 <- predict(model3, grille)
Z4 <- predict(model4, grille)
Z5 <- predict(model5, grille)

plot(t_sexe$data[41:200], col = couleur3[41:200])
zp <- Z1[,1] - max(Z1[,2])
contour(xp, yp, matrix(zp, len), add = TRUE, levels = 0, drawlabels = FALSE)
zp <- Z1[,2] - max(Z1[,2])
contour(xp, yp, matrix(zp, len), add = TRUE, levels = 0, drawlabels = FALSE)

plot(t_sexe$data[-41:-80], col = couleur3)
zp <- Z2[,1] - max(Z2[,2])
contour(xp, yp, matrix(zp, len), add = TRUE, levels = 0, drawlabels = FALSE)
zp <- Z2[,2] - max(Z2[,2])
contour(xp, yp, matrix(zp, len), add = TRUE, levels = 0, drawlabels = FALSE)

plot(t_sexe$data[-81:-120], col = couleur3)
zp <- Z3[,1] - max(Z2[,2])
contour(xp, yp, matrix(zp, len), add = TRUE, levels = 0, drawlabels = FALSE)
zp <- Z3[,2] - max(Z2[,2])
contour(xp, yp, matrix(zp, len), add = TRUE, levels = 0, drawlabels = FALSE)

plot(t_sexe$data[-121:-160], col = couleur3)
zp <- Z4[,1] - max(Z4[,2])
contour(xp, yp, matrix(zp, len), add = TRUE, levels = 0, drawlabels = FALSE)
zp <- Z4[,2] - max(Z4[,2])
contour(xp, yp, matrix(zp, len), add = TRUE, levels = 0, drawlabels = FALSE)

plot(t_sexe$data[-161:-200], col = couleur3)
zp <- Z5[,1] - max(Z5[,2])
contour(xp, yp, matrix(zp, len), add = TRUE, levels = 0, drawlabels = FALSE)
zp <- Z5[,2] - max(Z5[,2])
contour(xp, yp, matrix(zp, len), add = TRUE, levels = 0, drawlabels = FALSE)


##############################################################################

# QUESTION 6

# 1.
# Estimation sur la probabilité d'erreur sur la COULEUR
set.seed(1)
model1 <- nnet(t_color$data[-1:-40,1:2], t_color$classe[-1:-40,], size = 5, decay = 0.001, softmax = TRUE, maxit = 500)
pred1 <- predict(model1, t_color$data[1:40,1:2])
cp1 = classes_predict(pred1)
proba1 = proba_erreur_emp(t_color$classe[1:40], cp1)

set.seed(1)
model2 <- nnet(t_color$data[-41:-80,1:2], t_color$classe[-41:-80,], size = 5, decay = 0.001, softmax = TRUE, maxit = 500)
pred2 <- predict(model2, t_color$data[41:80,1:2])
cp2 = classes_predict(pred2)
proba2 = proba_erreur_emp(t_color$classe[41:80], cp2)

set.seed(1)
model3 <- nnet(t_color$data[-81:-120,1:2], t_color$classe[-81:-120,], size = 5, decay = 0.001, softmax = TRUE, maxit = 500)
pred3 <- predict(model3, t_color$data[81:120,1:2])
cp3 = classes_predict(pred3)
proba3 = proba_erreur_emp(t_color$classe[81:120], cp3)

set.seed(1)
model4 <- nnet(t_color$data[-121:-160,1:2], t_color$classe[-121:-160,], size = 5, decay = 0.001, softmax = TRUE, maxit = 500)
pred4 <- predict(model4, t_color$data[121:160,1:2])
cp4 = classes_predict(pred4)
proba4 = proba_erreur_emp(t_color$classe[121:160], cp4)

set.seed(1)
model5 <- nnet(t_color$data[-161:-200,1:2], t_color$classe[-161:-200,], size = 5, decay = 0.001, softmax = TRUE, maxit = 500)
pred5 <- predict(model5, t_color$data[161:200,1:2])
cp5 = classes_predict(pred5)
proba5 = proba_erreur_emp(t_color$classe[161:200], cp5)

probas_color = c(proba1, proba2, proba3, proba4, proba5)
pe = mean(probas_color)
plot(probas_color)

# 2.
len <- 50

xp <- seq(min(t_color$data[,1]), max(t_color$data[,1]), length = len)
yp <- seq(min(t_color$data[,2]), max(t_color$data[,2]), length = len)

grille <- expand.grid(z1 = xp, z2 = yp)

Z1 <- predict(model1, grille)
Z2 <- predict(model2, grille)
Z3 <- predict(model3, grille)
Z4 <- predict(model4, grille)
Z5 <- predict(model5, grille)

plot(t_color$data, col = couleur4)
zp <- Z1[,1] - max(Z1[,2])
contour(xp, yp, matrix(zp, len), add = TRUE, levels = 0, drawlabels = FALSE)
zp <- Z1[,2] - max(Z1[,2])
contour(xp, yp, matrix(zp, len), add = TRUE, levels = 0, drawlabels = FALSE)

plot(t_color$data, col = couleur4)
zp <- Z2[,1] - max(Z2[,2])
contour(xp, yp, matrix(zp, len), add = TRUE, levels = 0, drawlabels = FALSE)
zp <- Z2[,2] - max(Z2[,2])
contour(xp, yp, matrix(zp, len), add = TRUE, levels = 0, drawlabels = FALSE)

plot(t_color$data, col = couleur4)
zp <- Z3[,1] - max(Z3[,2])
contour(xp, yp, matrix(zp, len), add = TRUE, levels = 0, drawlabels = FALSE)
zp <- Z3[,2] - max(Z3[,2])
contour(xp, yp, matrix(zp, len), add = TRUE, levels = 0, drawlabels = FALSE)

plot(t_color$data, col = couleur4)
zp <- Z4[,1] - max(Z4[,2])
contour(xp, yp, matrix(zp, len), add = TRUE, levels = 0, drawlabels = FALSE)
zp <- Z4[,2] - max(Z4[,2])
contour(xp, yp, matrix(zp, len), add = TRUE, levels = 0, drawlabels = FALSE)

plot(t_color$data, col = couleur4)
zp <- Z5[,1] - max(Z5[,2])
contour(xp, yp, matrix(zp, len), add = TRUE, levels = 0, drawlabels = FALSE)
zp <- Z5[,2] - max(Z5[,2])
contour(xp, yp, matrix(zp, len), add = TRUE, levels = 0, drawlabels = FALSE)
